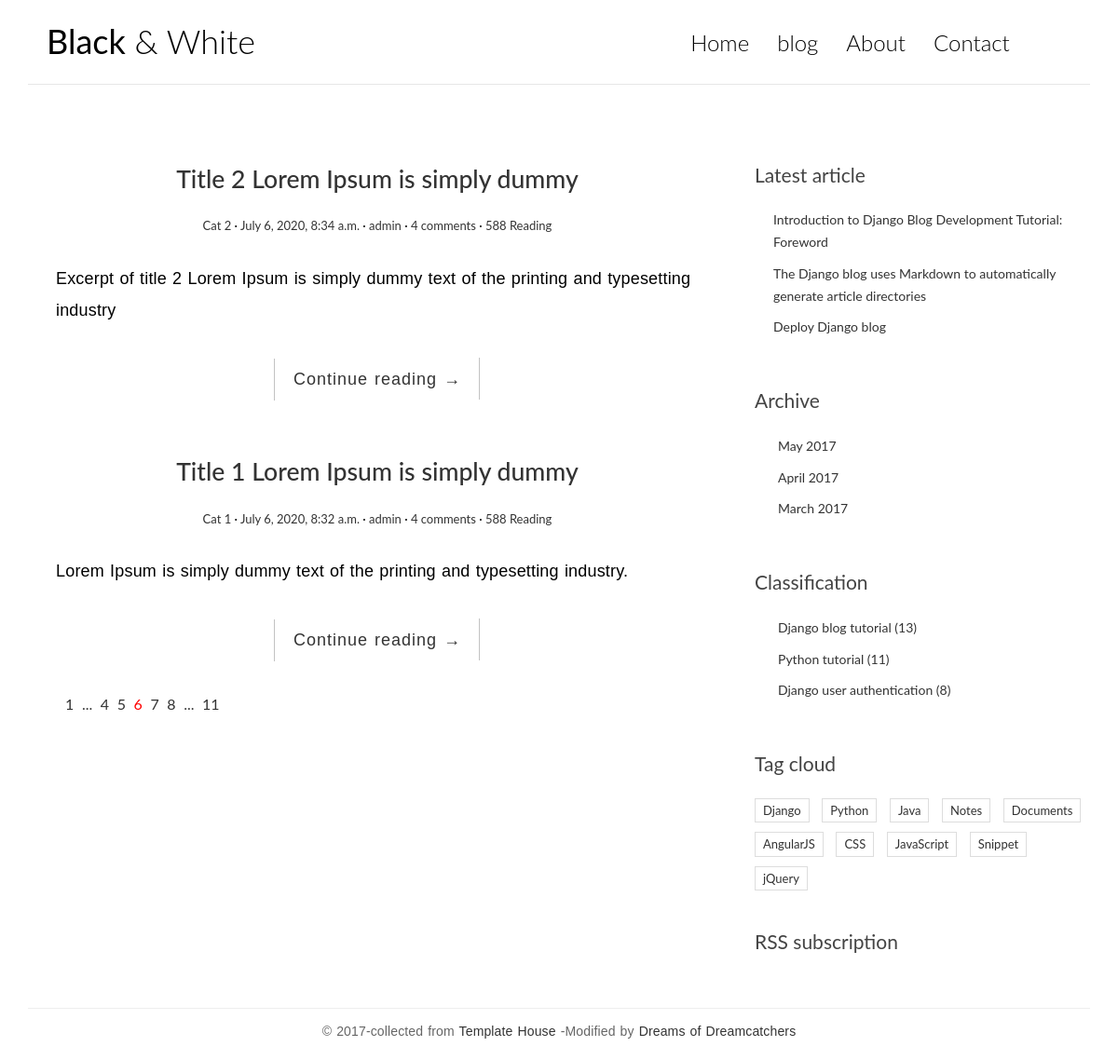
Before: / with the older database file.
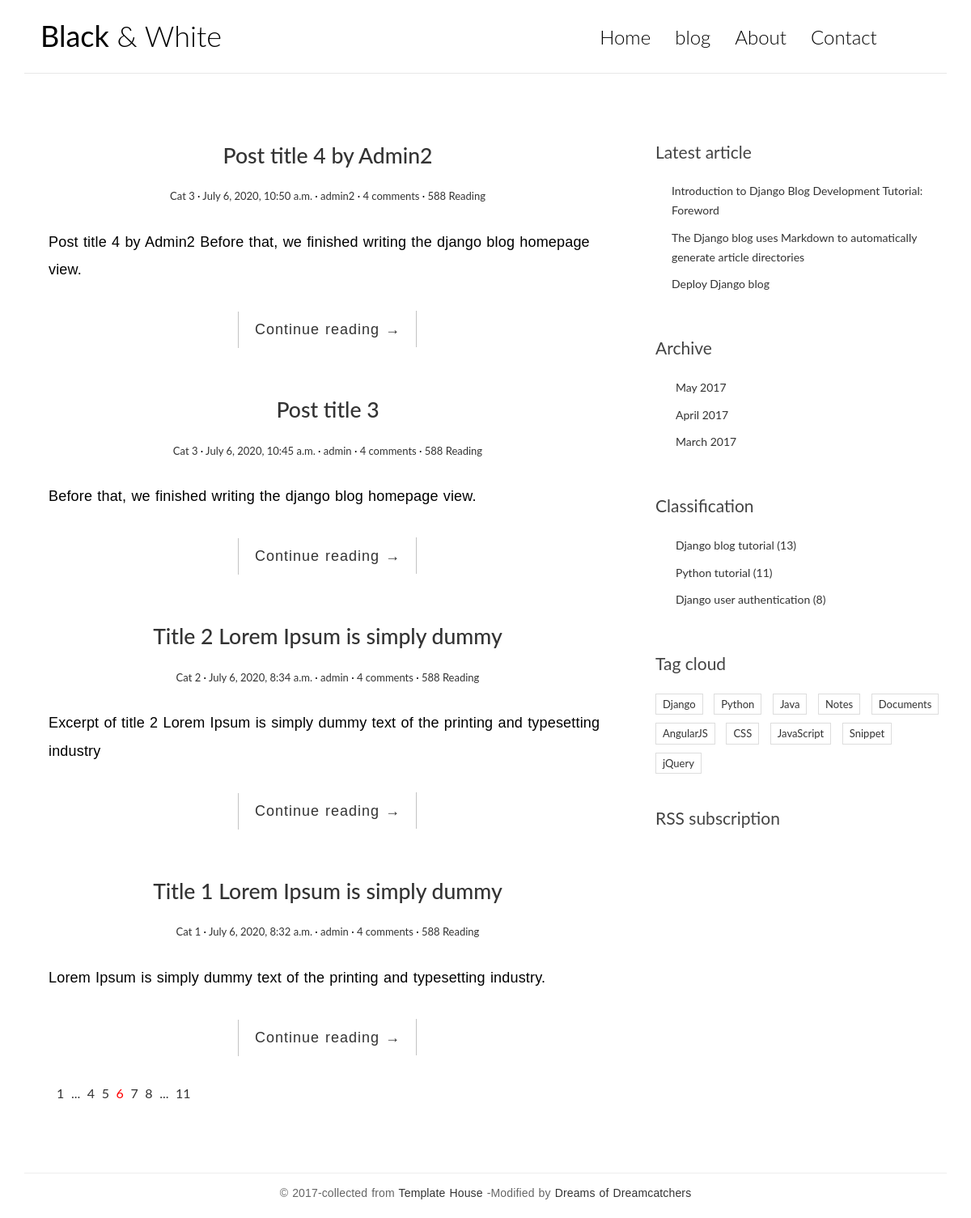
After: the same page with the newer database file.
### blog/models.py (models this page shows, shortened)
class Post(models.Model):
    title = models.CharField('title', max_length=70)
    body = models.TextField('body')
    created_time = models.DateTimeField('creation time', default=timezone.now)
    modified_time= models.DateTimeField('modified time')
    excerpt = models.CharField('Abstract', max_length=200, blank=True)
    category = models.ForeignKey(Category, verbose_name='category', on_delete=models.CASCADE)
    tags = models.ManyToManyField(Tag, verbose_name='tag', blank=True)
    author = models.ForeignKey(User, verbose_name='author', on_delete=models.CASCADE)
    class Meta:
        verbose_name  =  'Post'
        verbose_name_plural = 'Posts'

class Category(models.Model):
    name =  models.CharField('Class name', max_length=100 )
    class Meta:
        verbose_name  =  'Category'
        verbose_name_plural = 'Categories'

### blog/views.py (the view)
# urls.py: path('', views.index, name='index')
def index(request):
    post_list = Post.objects.all().order_by('-created_time')
    context = {
    	'post_list': post_list
    }
    return render(request, 'blog/index.html', context)

### templates/blog/index.html (shortened to what this page needs)
{% load static %}
<!DOCTYPE html>
<html>
<head>
  <link rel="stylesheet" href="{% static 'blog/css/bootstrap.min.css' %}">
  <link rel="stylesheet" href="http://code.ionicframework.com/ionicons/2.0.1/css/ionicons.min.css">
  <link rel="stylesheet" href="{% static 'blog/css/pace.css' %}">
  <link rel="stylesheet" href="{% static 'blog/css/custom.css' %}">
</head>
<body>
<div class="container">
  <header id="site-header">
    <div class="row">
      <div class="col-md-4 col-sm-5 col-xs-8">
        <div class="logo">
          <h1><a href="index.html"><b>Black</b> &amp; White</a></h1>
        </div>
      </div>
      <div class="col-md-8 col-sm-7 col-xs-4">
        <nav class="main-nav" role="navigation">
          <div class="collapse navbar-collapse" id="bs-example-navbar-collapse-1">
            <ul class="nav navbar-nav navbar-right">
               <li class="cl-effect-11"><a href="index.html" data-hover="Home">Home</a></li>
               <li class="cl-effect-11"><a href="full-width.html" data-hover="blog">blog</a></li>
               <li class="cl-effect-11"><a href="about.html" data-hover="About">About</a></li>
               <li class="cl-effect-11"><a href="contact.html" data-hover="Contact">Contact</a></li>
             </ul>
          </div>
        </nav>
       </div>
     </div>
   </header>
</div>
<div class="content-body">
  <div class="container">
    <div class="row">
      <main class="col-md-8">
        {% for post in post_list %}
          <article class="post post-{{ post.pk }}">
            <header class="entry-header">
              <h1 class="entry-title">
                <a href="single.html">{{ post.title }}</a>
              </h1>
              <div class="entry-meta">
                <span class="post-category"><a href="#">{{ post.category.name }}</a></span>
                <span class="post-date">
                  <a href="#">
                    <time class="entry-date"
                    datetime="{{ post.created_time }}">{{ post.created_time }}</time>
                  </a>
                </span>
                <span class="post-author"><a href="#">{{ post.author }}</a></span>
                <span class="comments-link"><a href="#">4 comments</a></span>
                <span class="views-count"><a href="#">588 Reading</a></span>
              </div>
            </header>
            <div class="entry-content clearfix">
              <p>{{ post.excerpt }}</p>
              <div class="read-more cl-effect-14">
                <a href="#" class="more-link">Continue reading <span class="meta-nav">→</span></a>
              </div>
            </div>
          </article>
        {% empty %}
          <div class="no-post">No articles have been published yet! </div>
        {% endfor %}
        <div class="pagination">
          <ul>
            <li><a href="">1</a></li>
            <li><a href="">...</a></li>
            <li><a href="">4</a></li>
            <li><a href="">5</a></li>
            <li class="current"><a href="">6</a></li>
            <li><a href="">7</a></li>
            <li><a href="">8</a></li>
            <li><a href="">...</a></li>
            <li><a href="">11</a></li>
          </ul>
        </div>
      </main>
      <aside class="col-md-4">
        <div class="widget widget-recent-posts">
          <h3 class="widget-title">Latest article</h3>
          <ul>
            <li>
              <a href="#">Introduction to Django Blog Development Tutorial: Foreword</a>
            </li>
            <li>
              <a href="#">The Django blog uses Markdown to automatically generate article directories</a>
            </li>
            <li>
              <a href="#">Deploy Django blog</a>
            </li>
          </ul>
        </div>
        <div class="widget widget-archives">
          <h3 class="widget-title">Archive</h3>
          <ul>
            <li>
              <a href="#">May 2017</a>
            </li>
            <li>
              <a href="#">April 2017</a>
            </li>
            <li>
              <a href="#">March 2017</a>
            </li>
          </ul>
        </div>
        <div class="widget widget-category">
          <h3 class="widget-title">Classification</h3>
          <ul>
            <li>
              <a href="#">Django blog tutorial <span class="post-count">(13)</span></a>
            </li>
            <li>
              <a href="#">Python tutorial <span class="post-count">(11)</span></a>
            </li>
            <li>
              <a href="#">Django user authentication <span class="post-count">(8)</span></a>
            </li>
          </ul>
        </div>
        <div class="widget widget-tag-cloud">
           <h3 class="widget-title">Tag cloud</h3>
           <ul>
             <li>
               <a href="#">Django</a>
             </li>
             <li>
               <a href="#">Python</a>
             </li>
             <li>
               <a href="#">Java</a>
             </li>
             <li>
               <a href="#">Notes</a>
             </li>
             <li>
               <a href="#">Documents</a>
             </li>
             <li>
               <a href="#">AngularJS</a>
             </li>
             <li>
               <a href="#">CSS</a>
             </li>
             <li>
               <a href="#">JavaScript</a>
             </li>
             <li>
               <a href="#">Snippet</a>
             </li>
             <li>
               <a href="#">jQuery</a>
             </li>
           </ul>
        </div>
        <div class="rss">
          <a href=""> RSS subscription</a>
        </div>
      </aside>
    </div>
  </div>
</div>
<footer id="site-footer">
   <div class="container">
     <div class="row">
       <div class="col-md-12">
         <p class="copyright">&copy 2017-collected from
          <a href="http://www.cssmoban.com/" target="_blank" title="Template House">Template House</a>
           -Modified by
           <a href="http://zmrenwu.com/" title="web template" target="_blank">Dreams of Dreamcatchers</a>
         </p>
       </div>
     </div>
   </div>
</footer>
</body>
</html>

### blog/static/blog/css/custom.css (style rules this page uses)
* { outline: none; }
h1, h2, h3, h4, h5, h6 { margin-top: 0; }
b { font-weight: 400; }
a { color: #333; }
body { color: #444; font-family: 'Lato', sans-serif; }
p { font-family: 'Ubuntu', sans-serif; font-weight: 400; word-spacing: 1px; letter-spacing: 0.01em; }
#site-header { background-color: #FFF; padding: 25px 20px; margin-bottom: 40px; border-bottom: 1px solid #e7e7e7; }
.logo h1 a { color: #000; }
.logo h1 { margin: 0; font-family: 'Lato', sans-serif; font-weight: 300; }
.main-nav { margin-top: 11px; max-width: 95%; }
.main-nav a { color: #000000 !important; padding: 0 0 5px 0 !important; margin-right: 30px; font-family: 'Lato', sans-serif; font-weight: 300; font-size: 24px; }
.cl-effect-11 a { padding: 10px 0; color: #0972b4; text-shadow: none; }
.cl-effect-11 a::before { position: absolute; top: 0; left: 0; overflow: hidden; padding: 0 0 5px 0 !important; max-width: 0; border-bottom: 1px solid #000; color: #000; content: attr(data-hover); white-space: nowrap; -webkit-transition: max-width 0.5s; -moz-transition: max-width 0.5s; transition: max-width 0.5s; }
.content-body { padding-bottom: 4em; }
.post { background: #fff; padding: 30px 30px 0; }
.entry-title { text-align: center; font-size: 1.9em; margin-bottom: 20px; line-height: 1.6; padding: 10px 20px 0; }
.entry-meta { text-align: center; color: #DDDDDD; font-size: 13px; margin-bottom: 30px; }
.entry-content { font-size: 18px; line-height: 1.9; font-weight: 300; color: #000; }
.post-category::after, .post-date::after, .post-author::after, .comments-link::after { content: ' ·'; color: #000; }
.read-more { font-family: 'Ubuntu', sans-serif; font-weight: 400; word-spacing: 1px; letter-spacing: 0.01em; text-align: center; margin-top: 20px; }
.cl-effect-14 a { padding: 0 20px; height: 45px; line-height: 45px; position: relative; display: inline-block; margin: 15px 25px; letter-spacing: 1px; font-weight: 400; text-shadow: 0 0 1px rgba(255, 255, 255, 0.3); }
.cl-effect-14 a::before, .cl-effect-14 a::after { position: absolute; width: 45px; height: 1px; background: #C3C3C3; content: ''; -webkit-transition: all 0.3s; -moz-transition: all 0.3s; transition: all 0.3s; pointer-events: none; }
.cl-effect-14 a::before { top: 0; left: 0; -webkit-transform: rotate(90deg); -moz-transform: rotate(90deg); transform: rotate(90deg); -webkit-transform-origin: 0 0; -moz-transform-origin: 0 0; transform-origin: 0 0; }
.cl-effect-14 a::after { right: 0; bottom: 0; -webkit-transform: rotate(90deg); -moz-transform: rotate(90deg); transform: rotate(90deg); -webkit-transform-origin: 100% 0; -moz-transform-origin: 100% 0; transform-origin: 100% 0; }
.widget { background: #fff; padding: 30px 0 0; }
.widget-title { font-size: 1.5em; margin-bottom: 20px; line-height: 1.6; padding: 10px 0 0; font-weight: 400; }
.widget-recent-posts ul { padding: 0; margin: 0; padding-left: 20px; }
.widget-recent-posts ul li { list-style-type: none; position: relative; line-height: 170%; margin-bottom: 10px; }
.widget-recent-posts ul li::before { content: '\f3d3'; font-family: "Ionicons"; position: absolute; left: -17px; top: 3px; font-size: 16px; color: #000; }
.widget-archives ul { padding: 0; margin: 0; padding-left: 25px; }
.widget-archives ul li { list-style-type: none; position: relative; line-height: 170%; margin-bottom: 10px; }
.widget-archives ul li::before { content: '\f3f3'; font-family: "Ionicons"; position: absolute; left: -25px; top: 1px; font-size: 16px; color: #000; }
.widget-category ul { padding: 0; margin: 0; padding-left: 25px; }
.widget-category ul li { list-style-type: none; position: relative; line-height: 170%; margin-bottom: 10px; }
.widget-category ul li::before { content: '\f3fe'; font-family: "Ionicons"; position: absolute; left: -25px; top: 1px; font-size: 18px; color: #000; }
.widget-tag-cloud ul { padding: 0; margin: 0; margin-right: -10px; }
.widget-tag-cloud ul li { list-style-type: none; font-size: 13px; display: inline-block; margin-right: 10px; margin-bottom: 10px; padding: 3px 8px; border: 1px solid #ddd; }
.rss { font-size: 21px; margin-top: 30px; }
.rss a { color: #444; }
#site-footer { padding-top: 10px; padding: 0 0 1.5em 0; }
.copyright { text-align: center; padding-top: 1em; margin: 0; border-top: 1px solid #eee; color: #666; }
.pagination ul { list-style: none; }
.pagination ul li { display: inline-block; font-size: 16px; margin-right: 5px; }
.current a { color: red; }

Changed rows visible on the page:
added Post: title "Post title 4 by Admin2", category.name "Cat 3", created_time "July 6, 2020, 10:50 a.m.", author "admin2", excerpt "Post title 4 by Admin2 Before that, we finished writing the django blog homepage view."
added Post: title "Post title 3", category.name "Cat 3", created_time "July 6, 2020, 10:45 a.m.", author "admin", excerpt "Before that, we finished writing the django blog homepage view."
